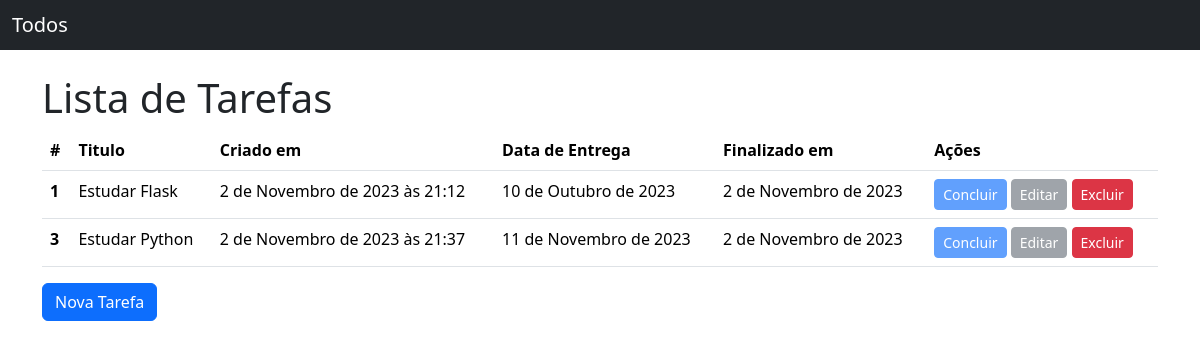
The page / on the database its author committed.
### todos/models.py (models this page shows, shortened)
class Todo(models.Model):
    title = models.CharField(verbose_name="Titulo",max_length=100, null=False, blank=False)
    created_at = models.DateTimeField(auto_now_add=True, null=False, blank=False)
    deadline = models.DateField(verbose_name="Data de Entrega",null=False, blank=False)
    finished_at = models.DateField(null=True)
    class Meta():
        ordering = ["deadline"]

### todos/views.py (the view)
# urls.py: path("", TodoListView.as_view(), name="todo_list"),
class TodoListView(ListView):
    model = Todo

### todos/templates/todos/todo_list.html (shortened to what this page needs)
{% extends "base.html" %}
{% block content %}
    <h1>Lista de Tarefas</h1>
    {% if todo_list %}
        <table class="table">
            <thead>
            <tr>
                <th scope="col">#</th>
                <th scope="col">Titulo</th>
                <th scope="col">Criado em</th>
                <th scope="col">Data de Entrega</th>
                <th scope="col">Finalizado em</th>
                <th scope="col">Ações</th>
            </tr>
            </thead>
            <tbody>
                {% for todo in todo_list %}
                    <tr>
                        <th scope="row">{{todo.id}}</th>
                        <td>{{todo.title}}</td>
                        <td>{{todo.created_at}}</td>
                        <td>{{todo.deadline}}</td>
                        <td>{{todo.finished_at|default:"-"}}</td>
                        <td>
                            <a
                            href="{% url 'todo_complete' pk=todo.pk %}"
                            class="btn btn-primary btn-sm {% if todo.finished_at %}disabled{% endif %}">
                            Concluir
                            </a>
                            <a href="{% url 'todo_update' pk=todo.pk %}" class="btn btn-secondary btn-sm {% if todo.finished_at %}disabled{% endif %}">Editar</a>
                            <a href={% url "todo_delete" pk=todo.pk %} class="btn btn-danger btn-sm">Excluir</a>
                        </td>
                    </tr>
            {% endfor %}
            </tbody>
        </table>
    {% else %}
        <p>Não há tarefas cadastradas</p>
    {% endif %}
    <a href="{% url 'todo_create' %}" class="btn btn-primary">Nova Tarefa</a>
{% endblock content %}

### todos/templates/base.html (shortened to what this page needs)
<!DOCTYPE html>
<html lang="pt-br">
<head>
    <link href="https://cdn.jsdelivr.net/npm/bootstrap@5.3.2/dist/css/bootstrap.min.css" rel="stylesheet">
</head>
<body>
    <nav class="navbar bg-dark mb-4" data-bs-theme="dark">
        <div class="container-fluid">
          <a class="navbar-brand mb-0 h1" href="{% url 'todo_list' %}">Todos</a>
        </div>
    </nav>
    <main class="container">
        {% block content %}{% endblock content %}
    </main>
</body>
</html>

### rows shown on the page
Todo: id "1", title "Estudar Flask", created_at "2 de Novembro de 2023 às 21:12", deadline "10 de Outubro de 2023", finished_at "2 de Novembro de 2023"
Todo: id "3", title "Estudar Python", created_at "2 de Novembro de 2023 às 21:37", deadline "11 de Novembro de 2023", finished_at "2 de Novembro de 2023"
